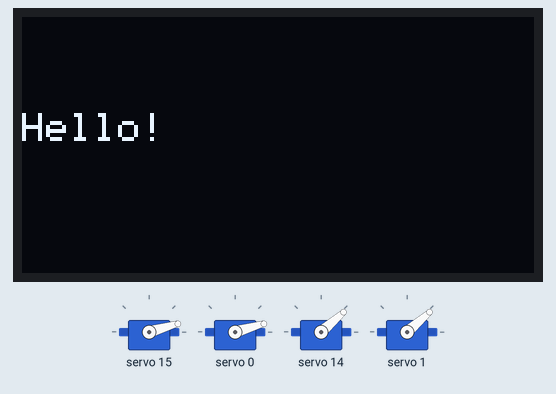
A sketch run on a simulated ESP32. Parts: 128×64 one-colour display, 4 × servo. Random numbers use the default seed unless the sketch sets one; what the sketch prints to the serial monitor is not drawn.

Above: at 2.1 s.
At 6.7 s:
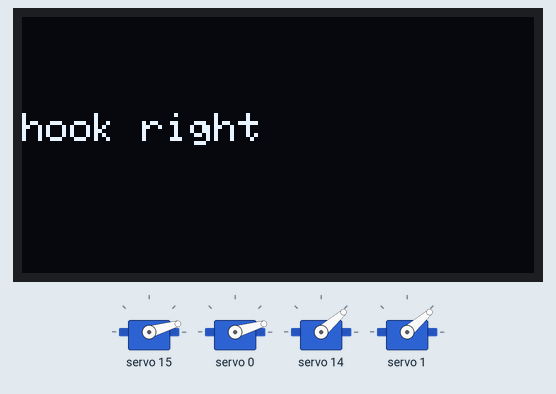
At 8.2 s:
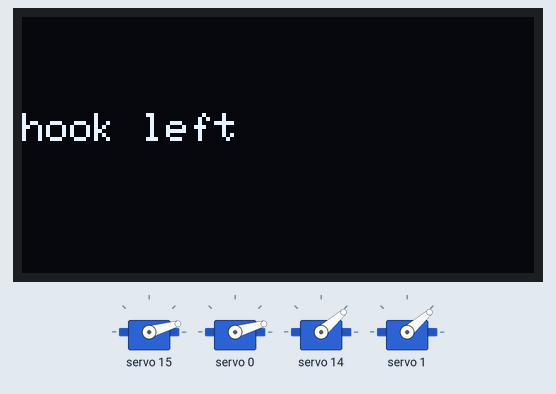
At 15.9 s:
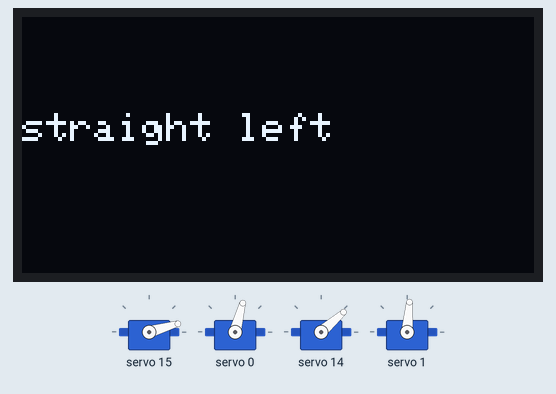
At 24.5 s:
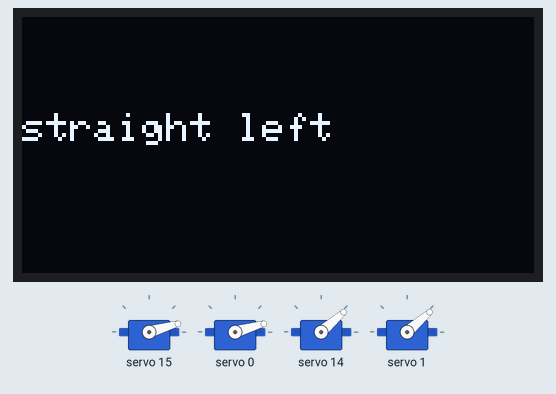
At 38.4 s:
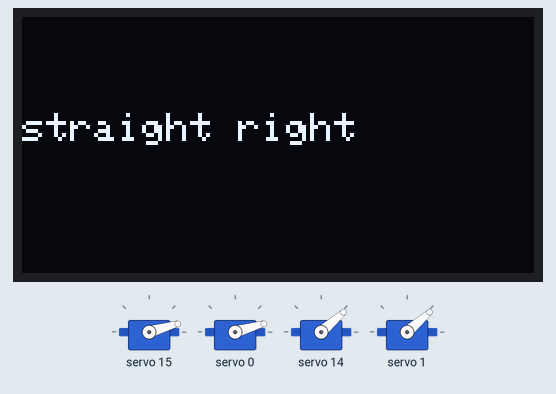
Timing chart, 0 to 40.0 s (numbered marks = the images above):
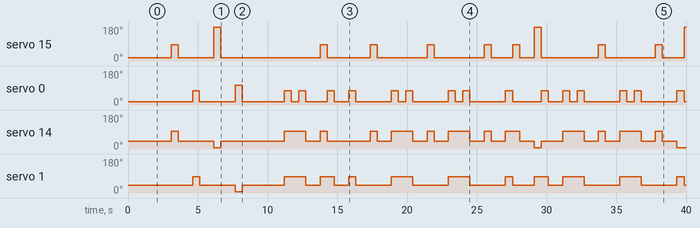

Measured:
- by itself, servo 15: 16° → 85° at 3.1 s, → 16° 0.50 s later, → 180° 2.6 s later, → 16° 0.50 s later, … (21 changes in this stretch)
- by itself, servo 0: 16° → 75° at 4.6 s, → 16° 0.50 s later, → 105° 2.6 s later, → 16° 0.50 s later, … (34 changes in this stretch)
- by itself, servo 14: 41° → 95° at 3.1 s, → 41° 0.50 s later, → 6° 2.6 s later, → 41° 0.50 s later, … (31 changes in this stretch)
- by itself, servo 1: 41° → 85° at 4.6 s, → 41° 0.50 s later, → 6° 2.6 s later, → 41° 0.50 s later, … (24 changes in this stretch)
- what the display in image 0 shows lasts 1.0 s, from 2.1 s to 3.1 s
- what the display in image 1 shows lasts 1.5 s, from 6.2 s to 7.7 s
- what the display in image 2 shows lasts 3.5 s, from 7.7 s to 11.2 s

The sketch:

robotSparringArm1.0.ino
```cpp
//ESP-WROOM-32 38 PIN Develeopment
//http://arduino.esp8266.com/stable/package_esp8266com_index.json
//https://raw.githubusercontent.com/espressif/arduino-esp32/gh-pages/package_esp32_index.json

#include "WiFi.h"
#include <Wire.h>
#include <Adafruit_PWMServoDriver.h>
#include <Adafruit_GFX.h>
#include <Adafruit_SSD1306.h>

//wifi
char* ssid = "xxx";
char* password = "xxx";
WiFiClient espClient;

//servo driver
Adafruit_PWMServoDriver pwm = Adafruit_PWMServoDriver(0x40);
#define SERVO_MIN_PULSE_WIDTH 125 // this is the 'minimum' pulse length count (out of 4096)
#define SERVO_MAX_PULSE_WIDTH 575 // this is the 'maximum' pulse length count (out of 4096)
#define SERVO_FREQUENCY 60
//#define SERVO_MIN_PULSE_WIDTH 600
//#define SERVO_MAX_PULSE_WIDTH 2600
//#define SERVO_FREQUENCY 50

//joint
#define LEFT_ARM		0
#define LEFT_SHOULDER   1
#define RIGHT_SHOULDER	14
#define RIGHT_ARM	  	15

//display
#define SCREEN_WIDTH 128
#define SCREEN_HEIGHT 64
#define OLED_RESET    -1
Adafruit_SSD1306 display(SCREEN_WIDTH, SCREEN_HEIGHT, &Wire, OLED_RESET);

//vars
bool start = true;
bool rightShot = true;
//unsigned long shotDuration = 700;
unsigned long shotDuration = 500;
unsigned long shotPause    = 1000;

//right degree calibration
unsigned int right_zero_degree           = 20;
unsigned int right_straight_degree       = 90;
unsigned int right_hook_degree           = 190;
unsigned int right_shoulder_zero_degree  = 10;
unsigned int right_shoulder_degree       = 100;
//left degree calibration
unsigned int left_zero_degree            = 20;
unsigned int left_straight_degree        = 80;
unsigned int left_hook_degree            = 110;
unsigned int left_shoulder_zero_degree   = 0;
unsigned int left_shoulder_degree        = 90;

int angleToPulse(int ang){
   int pulse = map(ang, 0, 180, SERVO_MIN_PULSE_WIDTH, SERVO_MAX_PULSE_WIDTH);// map angle of 0 to 180 to Servo min and Servo max
   Serial.print("Angle: ");Serial.print(ang);
   Serial.print(" pulse: ");Serial.println(pulse);
   return pulse;
}

/*
int pulseWidth(int angle){
   int pulse_wide, analog_value;
   pulse_wide = map(angle, 0, 180, SERVO_MIN_PULSE_WIDTH, SERVO_MAX_PULSE_WIDTH);
   analog_value = int(float(pulse_wide) / 1000000 * SERVO_FREQUENCY * 4096);
   Serial.print("Angle: ");Serial.print(angle);
   Serial.print(" pulse: ");Serial.println(pulse_wide);
   Serial.print(" analog value: ");Serial.println(analog_value);
   return analog_value;
}
*/

//inizializza il servo driver
void initServoDriver() {
	pwm.begin();
  pwm.setOscillatorFrequency(27000000);
  pwm.setPWMFreq(SERVO_FREQUENCY);
  delay(10);
}

//inizializza il display
void initDisplay() {
	// initialize OLED display with I2C address 0x3C
  if (!display.begin(SSD1306_SWITCHCAPVCC, 0x3C)) {
    Serial.println(F("failed to start SSD1306 OLED"));
    while (1);
  }

  delay(2000);
  display.clearDisplay();

  display.setTextSize(1);
  display.setTextColor(WHITE);
  display.setCursor(0, 24);
  display.println("Hello!");
  display.display();
}

//display string text on the center
void displayText(String text) {
  display.clearDisplay();
  display.setCursor(0, 24);
  display.println(text);
  display.display();
}

//inizializza la WiFi
void initWiFi() {
 // Connect to the network
  WiFi.begin(ssid, password);
  Serial.print("Connecting to ");
  Serial.print(ssid); Serial.println(" ...");

  // Wait for the Wi-Fi to connect
  int i = 0;
  while (WiFi.status() != WL_CONNECTED) {
    delay(1000);
    Serial.print(++i); Serial.print(' ');
  }

  // Send the IP address of the ESP8266 to the computer
  Serial.println('\n');
  Serial.println("Connection established!");
  Serial.print("IP address:\t");
  Serial.println(WiFi.localIP());
  Serial.println("");
  //display.write(WiFi.localIP());

  delay(1000);
}

void setup() {
  Serial.begin(115200);
  initServoDriver();
  initDisplay();
  //initWiFi();
}

void startPosition() {
	pwm.setPWM(RIGHT_ARM, 0, angleToPulse(right_zero_degree));
	pwm.setPWM(LEFT_ARM, 0, angleToPulse(left_zero_degree));
	pwm.setPWM(RIGHT_SHOULDER, 0, angleToPulse(45));
	pwm.setPWM(LEFT_SHOULDER, 0, angleToPulse(45));
}

void straightRight() {
  displayText("straight right");
	//pwm.setPWM(RIGHT_ARM, 0, angleToPulse(right_straight_degree));
	pwm.setPWM(RIGHT_SHOULDER, 0, angleToPulse(right_shoulder_degree));
	pwm.setPWM(RIGHT_ARM, 0, angleToPulse(right_straight_degree));
	delay(shotDuration);
	pwm.setPWM(RIGHT_ARM, 0, angleToPulse(right_zero_degree));
	pwm.setPWM(RIGHT_SHOULDER, 0, angleToPulse(45));
}

void straightLeft() {
  displayText("straight left");
  //pwm.setPWM(LEFT_ARM, 0, angleToPulse(left_straight_degree));
  pwm.setPWM(LEFT_SHOULDER, 0, angleToPulse(left_shoulder_degree));
  pwm.setPWM(LEFT_ARM, 0, angleToPulse(left_straight_degree));
  delay(shotDuration);
  pwm.setPWM(LEFT_ARM, 0, angleToPulse(left_zero_degree));
  pwm.setPWM(LEFT_SHOULDER, 0, angleToPulse(45));
}

void hookRight() {
  displayText("hook right");
	//pwm.setPWM(RIGHT_ARM, 0, angleToPulse(right_hook_degree));
	pwm.setPWM(RIGHT_SHOULDER, 0, angleToPulse(right_shoulder_zero_degree));
	pwm.setPWM(RIGHT_ARM, 0, angleToPulse(right_hook_degree));
	delay(shotDuration);
	pwm.setPWM(RIGHT_ARM, 0, angleToPulse(right_zero_degree));
	pwm.setPWM(RIGHT_SHOULDER, 0, angleToPulse(45));
}

void hookLeft() {
  displayText("hook left");
	//pwm.setPWM(LEFT_ARM, 0, angleToPulse(left_hook_degree));
	pwm.setPWM(LEFT_SHOULDER, 0, angleToPulse(right_shoulder_zero_degree));
	pwm.setPWM(LEFT_ARM, 0, angleToPulse(left_hook_degree));
	delay(shotDuration);
	pwm.setPWM(LEFT_ARM, 0, angleToPulse(left_zero_degree));
	pwm.setPWM(LEFT_SHOULDER, 0, angleToPulse(45));
}

void doubleStraightRightLeft() {
  displayText("straight right");
  pwm.setPWM(RIGHT_SHOULDER, 0, angleToPulse(right_shoulder_degree));
  pwm.setPWM(LEFT_SHOULDER, 0, angleToPulse(left_shoulder_degree));
  pwm.setPWM(RIGHT_ARM, 0, angleToPulse(right_straight_degree));
  delay(shotDuration);
  displayText("straight left");
  pwm.setPWM(RIGHT_ARM, 0, angleToPulse(right_zero_degree));
  pwm.setPWM(RIGHT_SHOULDER, 0, angleToPulse(45));
  pwm.setPWM(LEFT_ARM, 0, angleToPulse(left_straight_degree));
  delay(shotDuration);
  pwm.setPWM(LEFT_ARM, 0, angleToPulse(left_zero_degree));
  pwm.setPWM(LEFT_SHOULDER, 0, angleToPulse(45));
}

void doubleStraightLeftRight() {
  displayText("straight left");
  pwm.setPWM(LEFT_SHOULDER, 0, angleToPulse(left_shoulder_degree));
  pwm.setPWM(RIGHT_SHOULDER, 0, angleToPulse(right_shoulder_degree));
  pwm.setPWM(LEFT_ARM, 0, angleToPulse(left_straight_degree));
  delay(shotDuration);
  displayText("straight right");
  pwm.setPWM(LEFT_ARM, 0, angleToPulse(left_zero_degree));
  pwm.setPWM(LEFT_SHOULDER, 0, angleToPulse(45));
  pwm.setPWM(RIGHT_ARM, 0, angleToPulse(right_straight_degree));
  delay(shotDuration);
  pwm.setPWM(RIGHT_ARM, 0, angleToPulse(right_zero_degree));
  pwm.setPWM(RIGHT_SHOULDER, 0, angleToPulse(45));
}

void doubleStraightRightRight() {
  displayText("straight right");
  pwm.setPWM(LEFT_SHOULDER, 0, angleToPulse(left_shoulder_degree));
  pwm.setPWM(RIGHT_SHOULDER, 0, angleToPulse(right_shoulder_degree));
  pwm.setPWM(RIGHT_ARM, 0, angleToPulse(right_straight_degree));
  delay(shotDuration);
  pwm.setPWM(RIGHT_ARM, 0, angleToPulse(right_zero_degree));
  delay(shotDuration);
  displayText("straight right");
  pwm.setPWM(RIGHT_ARM, 0, angleToPulse(right_straight_degree));
  delay(shotDuration);
  pwm.setPWM(RIGHT_ARM, 0, angleToPulse(right_zero_degree));
  pwm.setPWM(RIGHT_SHOULDER, 0, angleToPulse(45));
  pwm.setPWM(LEFT_SHOULDER, 0, angleToPulse(45));
}

void doubleStraightLeftLeft() {
  displayText("straight left");
  pwm.setPWM(RIGHT_SHOULDER, 0, angleToPulse(right_shoulder_degree));
  pwm.setPWM(LEFT_SHOULDER, 0, angleToPulse(left_shoulder_degree));
  pwm.setPWM(LEFT_ARM, 0, angleToPulse(left_straight_degree));
  delay(shotDuration);
  pwm.setPWM(LEFT_ARM, 0, angleToPulse(left_zero_degree));
  delay(shotDuration);
  displayText("straight left");
  pwm.setPWM(LEFT_ARM, 0, angleToPulse(left_straight_degree));
  delay(shotDuration);
  pwm.setPWM(LEFT_ARM, 0, angleToPulse(left_zero_degree));
  pwm.setPWM(LEFT_SHOULDER, 0, angleToPulse(45));
  pwm.setPWM(RIGHT_SHOULDER, 0, angleToPulse(45));
}

void straightRightAndHookLeft() {
  displayText("straight right");
  pwm.setPWM(RIGHT_SHOULDER, 0, angleToPulse(right_shoulder_degree));
  pwm.setPWM(LEFT_SHOULDER, 0, angleToPulse(right_shoulder_zero_degree));
  pwm.setPWM(RIGHT_ARM, 0, angleToPulse(right_straight_degree));
  delay(shotDuration);
  displayText("hook left");
  pwm.setPWM(RIGHT_ARM, 0, angleToPulse(right_zero_degree));
  pwm.setPWM(RIGHT_SHOULDER, 0, angleToPulse(45));
  pwm.setPWM(LEFT_ARM, 0, angleToPulse(left_hook_degree));
  delay(shotDuration);
  pwm.setPWM(LEFT_ARM, 0, angleToPulse(left_zero_degree));
  pwm.setPWM(LEFT_SHOULDER, 0, angleToPulse(45));
}

void straightLeftAndHookRight() {
  displayText("straight left");
  pwm.setPWM(LEFT_SHOULDER, 0, angleToPulse(left_shoulder_degree));
  pwm.setPWM(RIGHT_SHOULDER, 0, angleToPulse(right_shoulder_zero_degree));
  pwm.setPWM(LEFT_ARM, 0, angleToPulse(left_straight_degree));
  delay(shotDuration);
  displayText("hook right");
  pwm.setPWM(LEFT_ARM, 0, angleToPulse(left_zero_degree));
  pwm.setPWM(LEFT_SHOULDER, 0, angleToPulse(45));
  pwm.setPWM(RIGHT_ARM, 0, angleToPulse(right_hook_degree));
  delay(shotDuration);
  pwm.setPWM(RIGHT_ARM, 0, angleToPulse(right_zero_degree));
  pwm.setPWM(RIGHT_SHOULDER, 0, angleToPulse(45));
}

void hookRightAndStraightLeft() {
  displayText("hook right");
  pwm.setPWM(RIGHT_SHOULDER, 0, angleToPulse(right_shoulder_zero_degree));
  pwm.setPWM(LEFT_SHOULDER, 0, angleToPulse(left_shoulder_degree));
  pwm.setPWM(RIGHT_ARM, 0, angleToPulse(right_hook_degree));
  delay(shotDuration);
  displayText("straight left");
  pwm.setPWM(RIGHT_ARM, 0, angleToPulse(right_zero_degree));
  pwm.setPWM(RIGHT_SHOULDER, 0, angleToPulse(45));
  pwm.setPWM(LEFT_ARM, 0, angleToPulse(left_straight_degree));
  delay(shotDuration);
  pwm.setPWM(LEFT_ARM, 0, angleToPulse(left_zero_degree));
  pwm.setPWM(LEFT_SHOULDER, 0, angleToPulse(45));
}

void hookLeftAndStraightRight() {
  displayText("hook left");
  pwm.setPWM(LEFT_SHOULDER, 0, angleToPulse(right_shoulder_zero_degree));
  pwm.setPWM(RIGHT_SHOULDER, 0, angleToPulse(right_shoulder_degree));
  pwm.setPWM(LEFT_ARM, 0, angleToPulse(left_hook_degree));
  delay(shotDuration);
  displayText("straight right");
  pwm.setPWM(LEFT_ARM, 0, angleToPulse(left_zero_degree));
  pwm.setPWM(LEFT_SHOULDER, 0, angleToPulse(45));
  pwm.setPWM(RIGHT_ARM, 0, angleToPulse(right_straight_degree));
  delay(shotDuration);
  pwm.setPWM(RIGHT_ARM, 0, angleToPulse(right_zero_degree));
  pwm.setPWM(RIGHT_SHOULDER, 0, angleToPulse(45));
}

//decides the action based on probability
int getRandomAction() {
    int n = random(101);
    if (n < 30) // 30% straight
        return 0;
    if (n < (30 + 10)) // 10% hook (we exclude the 30% above)
        return 1;
    if (n < (30 + 10 + 15))  // 15% doubleStraight (we exclude the ones above)
        return 2;
    if (n < (30 + 10 + 15 + 15))  // 15% doubleStraightSameSide (we exclude the ones above)
        return 3;
    if (n < (30 + 10 + 15 + 15 + 15))  // 15% straightAndHook (we exclude the ones above)
        return 4;
    if (n < (30 + 10 + 15 + 15 + 15 +15))  // 15% hookAndStraight (we exclude the ones above)
        return 5;
    return 0;
}

//decides the side based on probability
int changeSidePropability() {
    int n = random(101);
    if (n < 80) // 80%
        return 1;
    return 0;
}


void loop() {
	if(start) {
		startPosition();
		delay(shotPause);
		straightRight();
		delay(shotPause);
		straightLeft();
		delay(shotPause);
		hookRight();
		delay(shotPause);
		hookLeft();
		delay(2000);

		startPosition();
		start = false;
		delay(shotPause);
	}

  //change shot side based on probability
  if(changeSidePropability() == 1) {
    rightShot = !rightShot;
  }

	//random shot
	switch(getRandomAction()) {
    case 0: //straight
         (rightShot ? straightRight() : straightLeft());
         break;
    case 1: //hook
         (rightShot ? hookRight() : hookLeft());
         break;
    case 2: //doubleStraight
         (rightShot ? doubleStraightRightLeft() : doubleStraightLeftRight());
         break;
    case 3: //doubleStraightSameSide
         (rightShot ? doubleStraightRightRight() : doubleStraightLeftLeft());
         break;
    case 4: //straightAndHook()
         (rightShot ? straightRightAndHookLeft() : straightLeftAndHookRight());
         break;
    case 5: //hookAndStraight()
         (rightShot ? hookRightAndStraightLeft() : hookLeftAndStraightRight());
         break;
    default:
         startPosition();
         break;
   }
   delay(shotPause);
}
```
